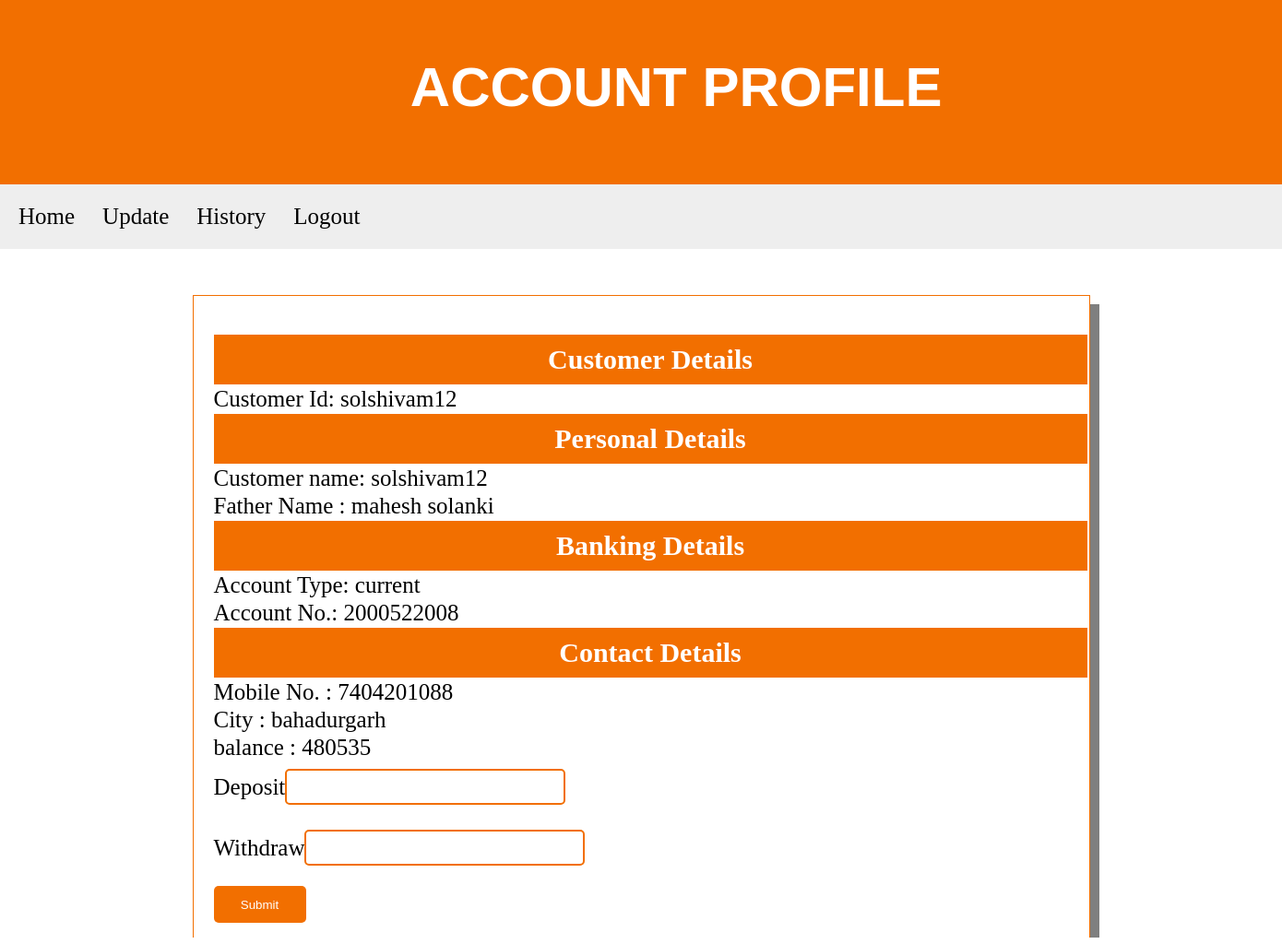
The app's page /customer.php (signed in) with its own data.
### tables this page shows
CREATE TABLE IF NOT EXISTS `customer` (
  `cid` varchar(130) NOT NULL,
  `password` varchar(20) NOT NULL,
  `name` varchar(25) NOT NULL,
  `mob` bigint(10) NOT NULL,
  `city` varchar(15) NOT NULL,
  `father` varchar(40) NOT NULL,
  `balnce` int(100) NOT NULL,
  PRIMARY KEY (`cid`)
);

CREATE TABLE IF NOT EXISTS `banking` (
  `aid` varchar(20) NOT NULL,
  `atype` varchar(20) NOT NULL,
  `ano` int(255) NOT NULL AUTO_INCREMENT,
  `balance` int(20) NOT NULL,
  PRIMARY KEY (`ano`)
);

### customer.php (the view, shortened to what this page needs)
<?php
$conn = mysqli_connect('localhost','root','','bms');
$sql = "SELECT * FROM customer inner join banking on cid=aid where cid='". $_SESSION['login_user'] ."'";
$result = mysqli_query($conn,$sql);
if (isset($_SESSION['login_user'])) {?>
  <!doctype html><html><head>
</head>
   <body><div class="title"><h1>ACCOUNT PROFILE</h1>  </div>
   	<nav>
		<ul>
			<li><a href="customer.php">Home</a></li>
			<li><a href="update1.php">Update</a></li>
			<li><a href="history.php">History</a></li>
			<li><a href="logout.php">Logout</a></li>
		</ul>
		</nav>
   <div class="formbox"><table><form action="dsiplay.php" method="post">
<?php
if($result){ while($row = mysqli_fetch_assoc($result) ){
		echo  '<th>Customer Details</th>';
        echo  '<tr><td>Customer Id:  '.$row["cid"].'</td></tr>';
        echo  '<th>Personal Details</th>';
        echo  '<tr><td>Customer name:  '.$_SESSION['login_user'].'</td></tr>';
        echo  '<tr><td>Father Name : '.$row["father"].'</td></tr>';
		echo  '<th>Banking Details</th>';
        echo  '<tr><td>Account Type: '.$row["atype"].'</td></tr>';
        echo  '<td>Account No.: '.$row["ano"].'</td></tr>';
		echo  '<tr><th>Contact Details</th>';
        echo  '<tr><td>Mobile No. : '.$row["mob"].'</td></tr>';
        echo  '<tr><td>City  : '.$row["city"].'</td></tr>';
        echo  '<tr><td>balance  : '.$row["balnce"].'</td></tr>';
        echo  '<tr><td style="margin-left:10px";>Deposit<input type="number" name="add" ></td></tr>';
		echo '<tr><td>Withdraw<input type="number" name="sub" ></td></tr>';
echo '<tr><td><input type="submit" name="submit" ></td></tr></form></table></div></body></html>';
    }
}
else{echo "errrr";}
} else {
    echo mysqli_error($conn);
}
?>

### customer.php (style rules this page uses)
* { margin:0;padding:0px; }
.title { background-color:#f26f00; height:200px; color:white; font-size:30px; font-family:arial; }
.title h1 { margin-left:32%; padding-top:60px; }
.formbox { width:100%;; height:700px; margin-left:15%; margin-top:50px; }
nav { width:100%; background-color:#eee; overflow:auto; }
nav ul { list-style:none; margin:0px; line-height:50px; padding:0px; }
nav ul li a { color:black; padding:10px; float:left ; display:block; text-align:center; font-size:25px; text-decoration:none; margin-left:10px; }
table { width:70%;; height:600px; border:1px solid #f26f00; padding-left:20px; padding-top:40px; padding-bottom:20px; box-shadow:10px 10px rgba(0,0,0,0.5); font-size:25px; }
table th { font-size:30px; padding:10px; background-color:#f26f00; color:white; }
.formbox input[type="submit"] { background-color:#f26f00; color:white; width:100px; height:40px; border-radius:5px; border:none; }
.formbox input[type="number"] { outline:none; border: 2px solid #f26f00; height:35px; width:300px; border-radius:5px; font-size:25px; margin:20px; margin-left:0px; margin-top:5px; }

### records on screen
customer: cid "solshivam12", father "mahesh solanki", banking.atype "current", banking.ano "2000522008", mob "7404201088", city "bahadurgarh", balnce "480535"
